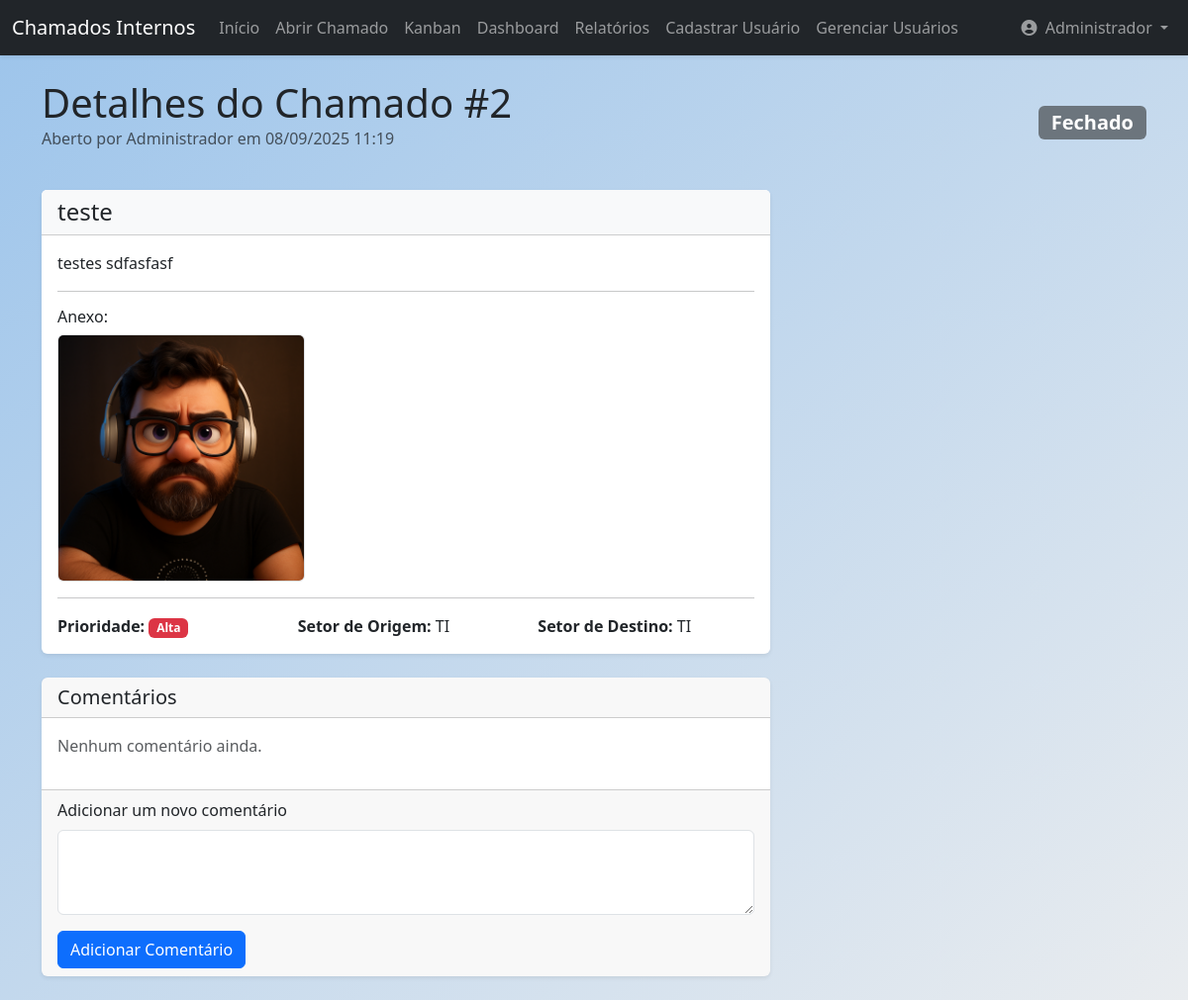
Before: /ticket/2 (signed in) with the older database file.
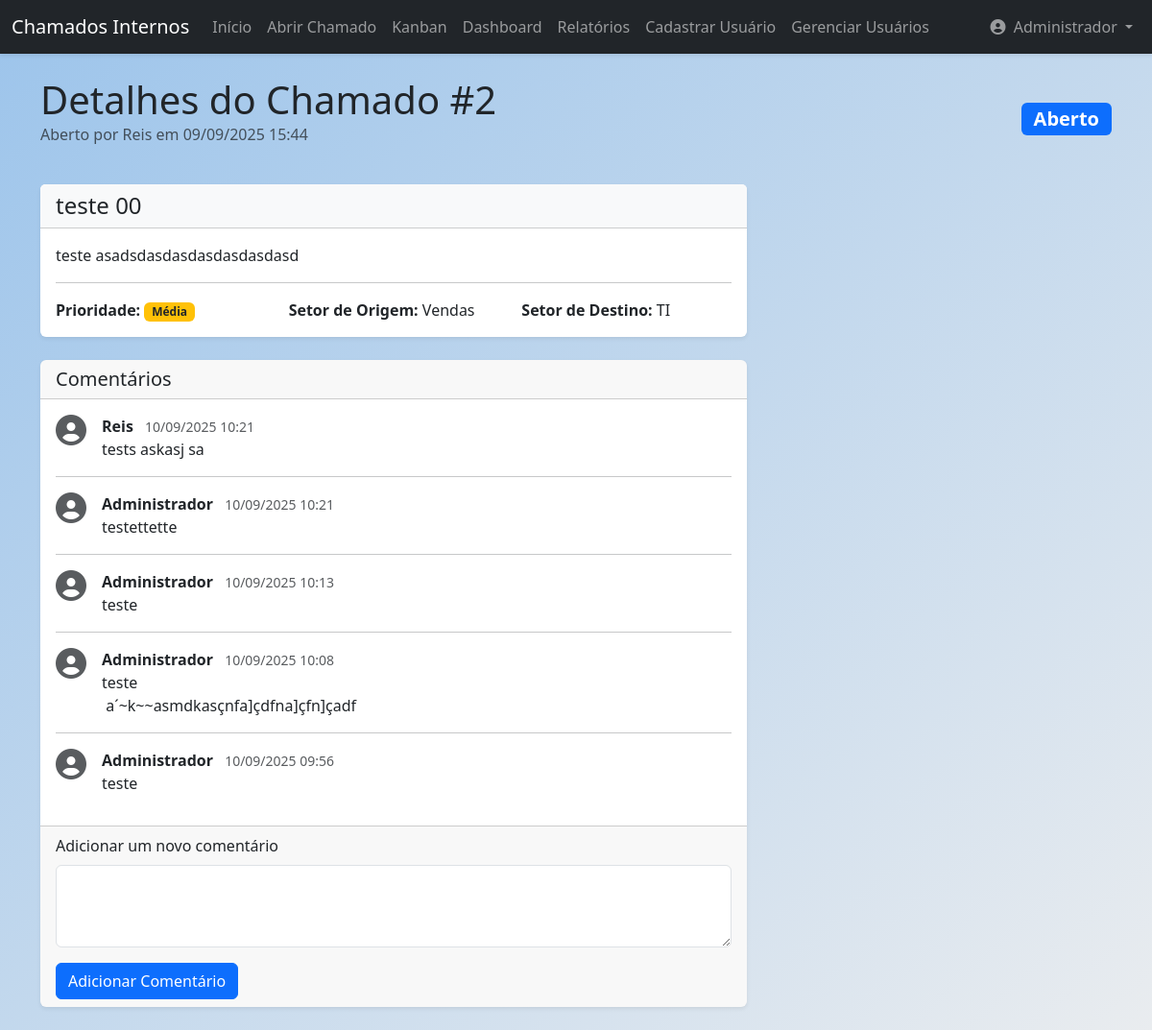
After: the same page with the newer database file.
### app/models.py (models this page shows, shortened)
class User(db.Model, UserMixin):
    id = db.Column(db.Integer, primary_key=True)
    name = db.Column(db.String(100), nullable=False)
    email = db.Column(db.String(120), unique=True, nullable=False)
    sector = db.Column(db.String(50), nullable=False)
    password = db.Column(db.String(128), nullable=False)
    access_level = db.Column(db.String(20), nullable=False, default='colaborador')
    is_active = db.Column(db.Boolean, nullable=False, default=True)
    created_at = db.Column(db.DateTime, default=datetime.utcnow)
    tickets_created = db.relationship('Ticket', backref='author', lazy=True, foreign_keys='Ticket.user_id')
    tickets_assigned = db.relationship('Ticket', backref='assignee_user', lazy=True, foreign_keys='Ticket.assigned_to')
    comments = db.relationship('Comment', backref='comment_author', lazy=True)

class Ticket(db.Model):
    id = db.Column(db.Integer, primary_key=True)
    title = db.Column(db.String(150), nullable=False)
    description = db.Column(db.Text, nullable=False)
    user_id = db.Column(db.Integer, db.ForeignKey('user.id'), nullable=False)
    origin_sector = db.Column(db.String(50), nullable=False)
    target_sector = db.Column(db.String(50), nullable=False)
    priority = db.Column(db.String(20), nullable=False, default='baixa')
    status = db.Column(db.String(20), nullable=False, default='Aberto')
    created_at = db.Column(db.DateTime, default=datetime.utcnow)
    updated_at = db.Column(db.DateTime, default=datetime.utcnow, onupdate=datetime.utcnow)
    closed_at = db.Column(db.DateTime, nullable=True, default=None)
    attachment_filename = db.Column(db.String(100), nullable=True)
    assigned_to = db.Column(db.Integer, db.ForeignKey('user.id'), nullable=True)
    comments = db.relationship('Comment', backref='ticket', lazy=True, cascade="all, delete-orphan")
    history = db.relationship('TicketHistory', backref='ticket', lazy=True, cascade="all, delete-orphan")

class Comment(db.Model):
    id = db.Column(db.Integer, primary_key=True)
    content = db.Column(db.Text, nullable=False)
    user_id = db.Column(db.Integer, db.ForeignKey('user.id'), nullable=False)
    ticket_id = db.Column(db.Integer, db.ForeignKey('ticket.id'), nullable=False)
    created_at = db.Column(db.DateTime, default=datetime.utcnow)

### app/routes.py (the view, shortened to what this page needs)
@main.route('/ticket/<int:ticket_id>', methods=['GET', 'POST'])
@login_required
def view_ticket(ticket_id):
    ticket = Ticket.query.get_or_404(ticket_id)
    if ticket.user_id != current_user.id and not (is_tecnico() and (ticket.target_sector == current_user.sector or ticket.origin_sector == current_user.sector or is_admin())):
        abort(403)
    comment_form = CommentForm()
    update_form = TicketUpdateForm()
    if is_tecnico():
        tecnicos = User.query.filter(or_(User.access_level == 'tecnico', User.access_level == 'administrador')).all()
        update_form.assigned_to.choices = [(0, 'Não Atribuído')] + [(t.id, f"{t.name} ({t.sector})") for t in tecnicos]
    if request.method == 'GET' and is_tecnico():
        update_form.status.data, update_form.priority.data, update_form.assigned_to.data = ticket.status, ticket.priority, (ticket.assigned_to if ticket.assigned_to else 0)
    return render_template('view_ticket.html', title=ticket.title, ticket=ticket, comment_form=comment_form, update_form=update_form, is_tecnico=is_tecnico(), is_admin=is_admin())

### app/forms.py
class CommentForm(FlaskForm):
    content = TextAreaField('Adicionar um novo comentário', validators=[DataRequired(), Length(min=5)])
    submit_comment = SubmitField('Adicionar Comentário')

class TicketUpdateForm(FlaskForm):
    status = SelectField('Status', choices=[
        ('Aberto', 'Aberto'), ('Em Atendimento', 'Em Atendimento'),
        ('Resolvido', 'Resolvido'), ('Fechado', 'Fechado')
    ], validators=[DataRequired()])
    priority = SelectField('Prioridade', choices=[
        ('baixa', 'Baixa'), ('media', 'Média'), ('alta', 'Alta')
    ], validators=[DataRequired()])
    assigned_to = SelectField('Atribuído a', choices=[], coerce=int)
    submit_update = SubmitField('Atualizar Chamado')

### app/__init__.py (called while the page is built)
def format_datetime_local(value, format='%d/%m/%Y %H:%M'):
    if value is None:
        return ""
    utc_tz = pytz.utc
    local_tz = pytz.timezone('America/Sao_Paulo') # Você pode mudar para seu fuso horário
    utc_dt = utc_tz.localize(value)
    local_dt = utc_dt.astimezone(local_tz)
    return local_dt.strftime(format)

@login_manager.user_loader
def load_user(user_id):
    from app.models import User
    return User.query.get(int(user_id))

### app/routes.py (called while the page is built)
def is_admin():
    return current_user.is_authenticated and current_user.access_level == 'administrador'

def is_tecnico():
    return current_user.is_authenticated and (current_user.access_level == 'tecnico' or current_user.access_level == 'administrador')

### app/templates/view_ticket.html (shortened to what this page needs)
{% extends "base.html" %}
{% block content %}
    <div class="d-flex justify-content-between align-items-center mb-4">
        <div>
            <h1 class="mb-0">Detalhes do Chamado #{{ ticket.id }}</h1>
            <p class="text-muted">Aberto por {{ ticket.author.name }} em {{ ticket.created_at | localdatetime }}</p>
        </div>
        <span class="badge fs-5
            {% if ticket.status == 'Aberto' %} bg-primary
            {% elif ticket.status == 'Em Atendimento' %} bg-dark
            {% elif ticket.status == 'Resolvido' %} bg-success
            {% else %} bg-secondary
            {% endif %}">
            {{ ticket.status }}
        </span>
    </div>
    <div class="row">
        <div class="col-md-8">
            <div class="card shadow-sm mb-4">
                <div class="card-header bg-light">
                    <h4 class="mb-0">{{ ticket.title }}</h4>
                </div>
                <div class="card-body">
                    <p class="card-text" style="white-space: pre-wrap;">{{ ticket.description }}</p>
                    {% if ticket.attachment_filename %}
                        <hr>
                        <h6>Anexo:</h6>
                        <a href="{{ url_for('static', filename='uploads/' + ticket.attachment_filename) }}" target="_blank" title="Clique para abrir em nova aba">
                            <img src="{{ url_for('static', filename='uploads/' + ticket.attachment_filename) }}"
                                 class="img-fluid rounded border"
                                 style="max-height: 250px; max-width: 100%;"
                                 alt="Anexo do Chamado">
                        </a>
                    {% endif %}
                    <hr>
                    <div class="row">
                        <div class="col-sm-4"><strong>Prioridade:</strong>
                            {% if ticket.priority == 'alta' %}<span class="badge bg-danger">Alta</span>
                            {% elif ticket.priority == 'media' %}<span class="badge bg-warning text-dark">Média</span>
                            {% else %}<span class="badge bg-info">Baixa</span>{% endif %}
                        </div>
                        <div class="col-sm-4"><strong>Setor de Origem:</strong> {{ ticket.origin_sector }}</div>
                        <div class="col-sm-4"><strong>Setor de Destino:</strong> {{ ticket.target_sector }}</div>
                    </div>
                </div>
            </div>
            <div class="card shadow-sm mb-4">
                <div class="card-header"><h5 class="mb-0">Comentários</h5></div>
                <div class="card-body">
                    {% for comment in ticket.comments|sort(attribute='created_at', reverse=True) %}
                        <div class="d-flex mb-3">
                            <div class="flex-shrink-0 me-3"><i class="fas fa-user-circle fa-2x text-muted"></i></div>
                            <div class="flex-grow-1">
                                <strong>{{ comment.comment_author.name }}</strong> <small class="text-muted ms-2">{{ comment.created_at | localdatetime }}</small>
                                <p class="mb-0" style="white-space: pre-wrap;">{{ comment.content }}</p>
                            </div>
                        </div>
                        {% if not loop.last %}<hr>{% endif %}
                    {% else %}
                        <p class="text-muted">Nenhum comentário ainda.</p>
                    {% endfor %}
                </div>
                <div class="card-footer">
                    <form method="POST" action="">
                        <div class="mb-3">
                            {{ comment_form.content.label(class="form-label") }}
                            {{ comment_form.content(class="form-control", rows=3) }}
                        </div>
                        {{ comment_form.submit_comment(class="btn btn-primary") }}
                    </form>
                </div>
            </div>
        </div>
        <div class="col-md-4">
        </div>
    </div>
{% endblock content %}

### app/templates/base.html (shortened to what this page needs)
<!DOCTYPE html>
<html lang="pt-br">
<head>
    <link href="https://cdn.jsdelivr.net/npm/bootstrap@5.3.3/dist/css/bootstrap.min.css" rel="stylesheet">
    <link rel="stylesheet" href="https://cdnjs.cloudflare.com/ajax/libs/font-awesome/6.5.2/css/all.min.css" />
    <link rel="stylesheet" href="{{ url_for('static', filename='css/style.css') }}">
</head>
<body class="bg-light">
    {% include 'components/navbar.html' %}
    <main role="main" class="container mt-4">
        {% block content %}{% endblock %}
    </main>
    <div class="toast-container position-fixed bottom-0 end-0 p-3" style="z-index: 1100">
    </div>
</body>
</html>

### app/templates/components/navbar.html (shortened to what this page needs)
<nav class="navbar navbar-expand-lg navbar-dark bg-dark shadow-sm">
    <div class="container-fluid">
        <a class="navbar-brand" href="{{ url_for('main.home') }}">Chamados Internos</a>
        <div class="collapse navbar-collapse" id="navbarNav">
            <ul class="navbar-nav me-auto mb-2 mb-lg-0">
                {% if current_user.is_authenticated %}
                    <li class="nav-item">
                        <a class="nav-link" href="{{ url_for('main.home') }}">Início</a>
                    </li>
                    <li class="nav-item">
                        <a class="nav-link" href="{{ url_for('main.create_ticket') }}">Abrir Chamado</a>
                    </li>
                    <li class="nav-item">
                        <a class="nav-link" href="{{ url_for('main.tickets_kanban') }}">Kanban</a>
                    </li>
                    {% if current_user.access_level in ['tecnico', 'administrador'] %}
                        <li class="nav-item">
                            <a class="nav-link" href="{{ url_for('main.dashboard') }}">Dashboard</a>
                        </li>
                        <li class="nav-item">
                            <a class="nav-link" href="{{ url_for('main.reports') }}">Relatórios</a>
                        </li>
                    {% endif %}
                    {% if current_user.access_level == 'administrador' %}
                        <li class="nav-item">
                            <a class="nav-link" href="{{ url_for('main.register') }}">Cadastrar Usuário</a>
                        </li>
                        <li class="nav-item">
                            <a class="nav-link" href="{{ url_for('main.user_management') }}">Gerenciar Usuários</a>
                        </li>
                    {% endif %}
                {% endif %}
            </ul>
            <ul class="navbar-nav ms-auto mb-2 mb-lg-0">
                {% if current_user.is_authenticated %}
                    <li class="nav-item dropdown">
                        <a class="nav-link dropdown-toggle" href="#" id="navbarDropdown" role="button" data-bs-toggle="dropdown" aria-expanded="false">
                            <i class="fas fa-user-circle me-1"></i> {{ current_user.name }}
                        </a>
                    </li>
                {% else %}
                    <li class="nav-item">
                        <a class="nav-link" href="{{ url_for('main.login') }}">Login</a>
                    </li>
                {% endif %}
            </ul>
        </div>
    </div>
</nav>

### app/static/css/style.css (style rules this page uses)
body { background: linear-gradient(to bottom right, #9cc4eb, #e9ecef); background-attachment: fixed; }
.card { border: none; box-shadow: 0 4px 8px rgba(0,0,0,0.05); }

Changed rows visible on the page:
changed Ticket "TI": created_at|localdatetime "08/09/2025 11:19" → "09/09/2025 15:44"; status "Fechado" → "Aberto"; title "teste" → "teste 00"; description "testes sdfasfasf" → "teste asadsdasdasdasdasdasdasd"; priority "alta" → "media" (drawn); origin_sector "TI" → "Vendas"; attachment_filename: picture removed
added User: author.name "Reis"
added Comment: comment_author.name "Reis", created_at|localdatetime "10/09/2025 10:21", content "tests askasj sa"
added Comment: comment_author.name "Administrador", created_at|localdatetime "10/09/2025 10:21", content "testettette"
added Comment: comment_author.name "Administrador", created_at|localdatetime "10/09/2025 10:13", content "teste"
added Comment: comment_author.name "Administrador", created_at|localdatetime "10/09/2025 10:08", content "teste a´~k~~asmdkasçnfa]çdfna]çfn]çadf"
added Comment: comment_author.name "Administrador", created_at|localdatetime "10/09/2025 09:56", content "teste"
Other visible differences:
{{ ticket.author.name }}: "Administrador" → "Reis"
text no longer shown: "Anexo: Alta Nenhum comentário ainda."
text now shown: "Média"
